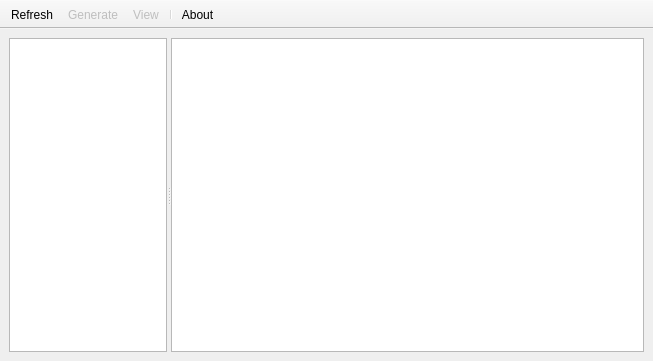
<?xml version="1.0" encoding="UTF-8"?>
<ui version="4.0">
 <class>MainWindow</class>
 <widget class="QMainWindow" name="MainWindow">
  <property name="geometry">
   <rect>
    <x>0</x>
    <y>0</y>
    <width>653</width>
    <height>361</height>
   </rect>
  </property>
  <property name="windowTitle">
   <string>Kenwood Database Generator</string>
  </property>
  <property name="windowIcon">
   <iconset resource="../appresources.qrc">
    <normaloff>:/icons/applicationIcon</normaloff>:/icons/applicationIcon</iconset>
  </property>
  <widget class="QWidget" name="centralwidget">
   <layout class="QHBoxLayout" name="horizontalLayout">
    <item>
     <widget class="QSplitter" name="splitter">
      <property name="sizePolicy">
       <sizepolicy hsizetype="Expanding" vsizetype="Preferred">
        <horstretch>0</horstretch>
        <verstretch>0</verstretch>
       </sizepolicy>
      </property>
      <property name="orientation">
       <enum>Qt::Horizontal</enum>
      </property>
      <property name="opaqueResize">
       <bool>true</bool>
      </property>
      <property name="childrenCollapsible">
       <bool>false</bool>
      </property>
      <widget class="QListView" name="listView">
       <property name="sizePolicy">
        <sizepolicy hsizetype="Minimum" vsizetype="Expanding">
         <horstretch>1</horstretch>
         <verstretch>0</verstretch>
        </sizepolicy>
       </property>
       <property name="minimumSize">
        <size>
         <width>100</width>
         <height>0</height>
        </size>
       </property>
       <property name="baseSize">
        <size>
         <width>0</width>
         <height>0</height>
        </size>
       </property>
      </widget>
      <widget class="QPlainTextEdit" name="plainTextEdit">
       <property name="sizePolicy">
        <sizepolicy hsizetype="Expanding" vsizetype="Expanding">
         <horstretch>3</horstretch>
         <verstretch>0</verstretch>
        </sizepolicy>
       </property>
       <property name="minimumSize">
        <size>
         <width>250</width>
         <height>0</height>
        </size>
       </property>
      </widget>
     </widget>
    </item>
   </layout>
  </widget>
  <widget class="QToolBar" name="toolBar">
   <property name="windowTitle">
    <string>toolBar</string>
   </property>
   <property name="layoutDirection">
    <enum>Qt::LeftToRight</enum>
   </property>
   <property name="movable">
    <bool>false</bool>
   </property>
   <property name="toolButtonStyle">
    <enum>Qt::ToolButtonTextBesideIcon</enum>
   </property>
   <property name="floatable">
    <bool>false</bool>
   </property>
   <attribute name="toolBarArea">
    <enum>TopToolBarArea</enum>
   </attribute>
   <attribute name="toolBarBreak">
    <bool>false</bool>
   </attribute>
   <addaction name="actionRefresh"/>
   <addaction name="actionGenerate"/>
   <addaction name="actionView"/>
   <addaction name="separator"/>
   <addaction name="actionAbout"/>
  </widget>
  <action name="actionRefresh">
   <property name="icon">
    <iconset resource="../appresources.qrc">
     <normaloff>:/actions/refresh</normaloff>:/actions/refresh</iconset>
   </property>
   <property name="text">
    <string>Refresh</string>
   </property>
   <property name="toolTip">
    <string>Refresh Drive List</string>
   </property>
   <property name="whatsThis">
    <string/>
   </property>
  </action>
  <action name="actionGenerate">
   <property name="enabled">
    <bool>false</bool>
   </property>
   <property name="icon">
    <iconset resource="../appresources.qrc">
     <normaloff>:/actions/write</normaloff>:/actions/write</iconset>
   </property>
   <property name="text">
    <string>Generate</string>
   </property>
   <property name="toolTip">
    <string>Write Database to Drive</string>
   </property>
  </action>
  <action name="actionView">
   <property name="enabled">
    <bool>false</bool>
   </property>
   <property name="icon">
    <iconset resource="../appresources.qrc">
     <normaloff>:/actions/open</normaloff>:/actions/open</iconset>
   </property>
   <property name="text">
    <string>View</string>
   </property>
   <property name="toolTip">
    <string>Show Database on Drive</string>
   </property>
  </action>
  <action name="actionAbout">
   <property name="icon">
    <iconset resource="../appresources.qrc">
     <normaloff>:/actions/about</normaloff>:/actions/about</iconset>
   </property>
   <property name="text">
    <string>About</string>
   </property>
  </action>
 </widget>
 <resources>
  <include location="../appresources.qrc"/>
 </resources>
 <connections/>
</ui>
